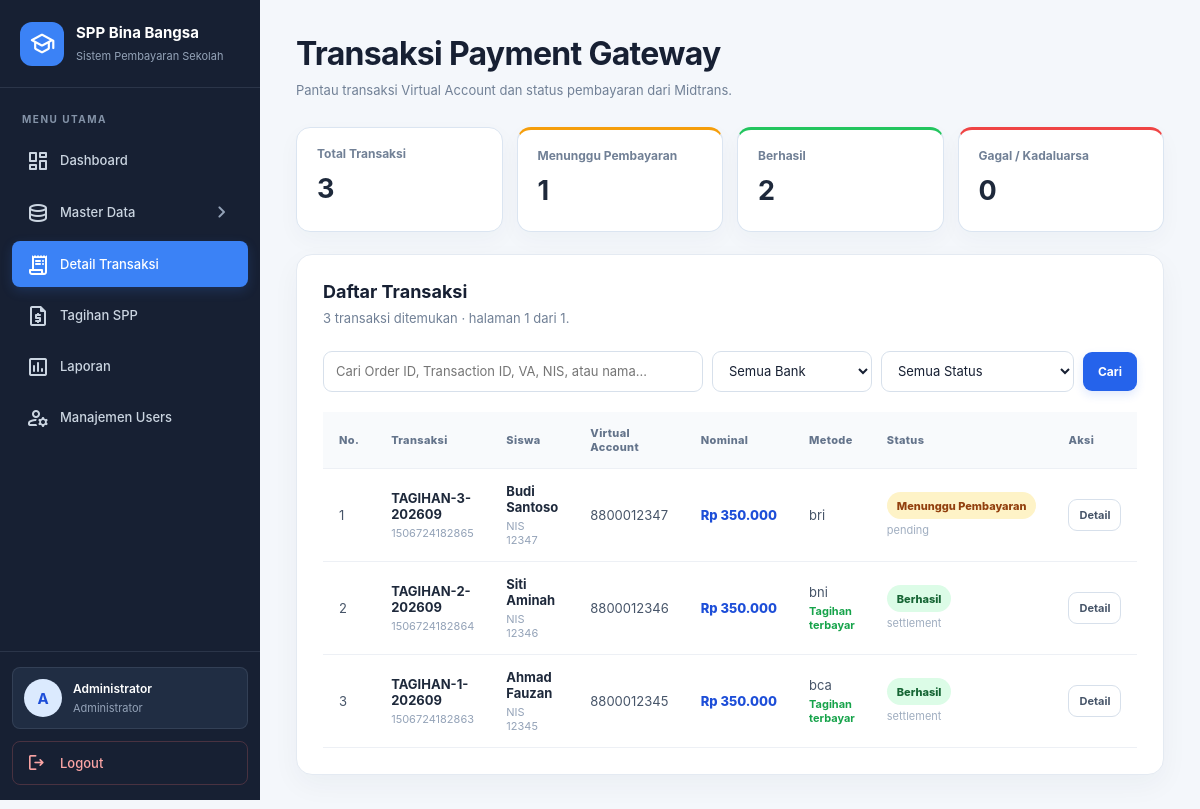
Screenshot of /admin/transaksi.php (signed in) with the database file from the repository.
### tables this page shows
CREATE TABLE `transaksi_payment_gateway` (
  `id_transaksi`      INT UNSIGNED NOT NULL AUTO_INCREMENT,
  `order_id`          VARCHAR(100) NOT NULL COMMENT 'dibuat aplikasi, contoh: TAGIHAN-3-202609',
  `transaction_id`    VARCHAR(100) NULL COMMENT 'dari notifikasi Midtrans',
  `virtual_account`   VARCHAR(20)  NOT NULL,
  `id_siswa`          INT UNSIGNED NULL,
  `tanggal_transaksi` DATE NULL,
  `waktu_transaksi`   DATETIME NULL COMMENT 'transaction_time / settlement_time dari Midtrans',
  `nominal`           BIGINT UNSIGNED NOT NULL,
  `payment_type`      VARCHAR(30) NULL COMMENT 'bank_transfer, qris, e_wallet, dll',
  `payment_channel`   VARCHAR(50) NULL COMMENT 'bca, bni, bri, mandiri, dll',
  `reference_number`  VARCHAR(100) NULL COMMENT 'nomor referensi bank / fraud',
  `status_transaksi`  ENUM('pending','capture','settlement','deny','cancel','expire') NOT NULL DEFAULT 'pending',
  `fraud_status`      ENUM('accept','deny','challenge') NULL,
  `signature_key`     VARCHAR(255) NULL,
  `raw_response`      TEXT NULL COMMENT 'payload notifikasi Midtrans apa adanya',
  `created_at`        DATETIME NOT NULL DEFAULT CURRENT_TIMESTAMP,
  `updated_at`        DATETIME NOT NULL DEFAULT CURRENT_TIMESTAMP ON UPDATE CURRENT_TIMESTAMP,
  PRIMARY KEY (`id_transaksi`),
  UNIQUE KEY `uq_trx_order_id` (`order_id`),
  UNIQUE KEY `uq_trx_transaction_id` (`transaction_id`),
  KEY `fk_trx_siswa` (`id_siswa`),
  KEY `idx_trx_va` (`virtual_account`),
  KEY `idx_trx_status` (`status_transaksi`),
  CONSTRAINT `fk_trx_siswa` FOREIGN KEY (`id_siswa`) REFERENCES `siswa` (`id_siswa`) ON DELETE SET NULL
);

CREATE TABLE `siswa` (
  `id_siswa`       INT UNSIGNED NOT NULL AUTO_INCREMENT,
  `nis`            CHAR(5)     NOT NULL COMMENT '5 digit, menjadi 5 digit terakhir nomor VA',
  `nisn`           CHAR(10)    NULL,
  `nama`           VARCHAR(100) NOT NULL,
  `jenis_kelamin`  ENUM('L','P') NOT NULL,
  `tempat_lahir`   VARCHAR(60) NULL,
  `tanggal_lahir`  DATE        NULL,
  `alamat`         VARCHAR(255) NULL,
  `no_hp`          VARCHAR(20) NULL,
  `nama_orang_tua` VARCHAR(100) NULL,
  `id_kelas`       INT UNSIGNED NOT NULL,
  `id_tahun_ajaran` INT UNSIGNED NOT NULL,
  `id_user`        INT UNSIGNED NULL COMMENT 'akun login siswa',
  `status`         ENUM('aktif','lulus','keluar') NOT NULL DEFAULT 'aktif',
  `created_at`     DATETIME NOT NULL DEFAULT CURRENT_TIMESTAMP,
  `updated_at`     DATETIME NOT NULL DEFAULT CURRENT_TIMESTAMP ON UPDATE CURRENT_TIMESTAMP,
  PRIMARY KEY (`id_siswa`),
  UNIQUE KEY `uq_siswa_nis` (`nis`),
  UNIQUE KEY `uq_siswa_nisn` (`nisn`),
  UNIQUE KEY `uq_siswa_user` (`id_user`),
  KEY `fk_siswa_kelas` (`id_kelas`),
  KEY `fk_siswa_ta` (`id_tahun_ajaran`),
  CONSTRAINT `fk_siswa_kelas` FOREIGN KEY (`id_kelas`) REFERENCES `kelas` (`id_kelas`),
  CONSTRAINT `fk_siswa_ta`    FOREIGN KEY (`id_tahun_ajaran`) REFERENCES `tahun_ajaran` (`id_tahun_ajaran`),
  CONSTRAINT `fk_siswa_user`  FOREIGN KEY (`id_user`) REFERENCES `users` (`id_user`) ON DELETE SET NULL
);

### config/midtrans.php (called while the page is built, shortened)
<?php
function midtrans_status_label(string $status): string
{
    return match ($status) {
        'settlement' => 'Berhasil',
        'capture' => 'Berhasil',
        'pending' => 'Menunggu Pembayaran',
        'deny' => 'Ditolak',
        'cancel' => 'Dibatalkan',
        'expire' => 'Kadaluarsa',
        default => ucfirst($status),
    };
}
function midtrans_status_class(string $status): string
{
    return match ($status) {
        'settlement', 'capture' => 'status-success',
        'pending' => 'status-pending',
        'deny', 'cancel' => 'status-danger',
        'expire' => 'status-expired',
        default => 'status-neutral',
    };
}

### admin/transaksi.php (the view, shortened to what this page needs)
<?php
require_once __DIR__ . '/../config/koneksi.php';
require_once __DIR__ . '/../config/midtrans.php';
function e(mixed $value): string
{
    return htmlspecialchars((string) $value, ENT_QUOTES, 'UTF-8');
}
function rupiah(int|string $nominal): string
{
    return 'Rp ' . number_format((int) $nominal, 0, ',', '.');
}
$q = trim((string) ($_GET['q'] ?? ''));
$conditions = [];
$params = [];
$where = $conditions ? 'WHERE ' . implode(' AND ', $conditions) : '';
$perPage = 10;
$page = max(1, (int) ($_GET['page'] ?? 1));
$countSql = 'SELECT COUNT(*)
             FROM transaksi_payment_gateway t
             LEFT JOIN siswa s ON s.id_siswa = t.id_siswa
             LEFT JOIN virtual_account va ON va.id_siswa = t.id_siswa AND va.status = "aktif"
             ' . $where;
$countStmt = $pdo->prepare($countSql);
$countStmt->execute($params);
$totalRows = (int) $countStmt->fetchColumn();
$totalPages = max(1, (int) ceil($totalRows / $perPage));
$page = min($page, $totalPages);
$offset = ($page - 1) * $perPage;
$sql = 'SELECT t.id_transaksi, t.order_id, t.transaction_id,
               COALESCE(va.nomor_va, t.virtual_account) AS virtual_account,
               t.nominal, t.payment_type, t.payment_channel, t.status_transaksi,
               t.fraud_status, t.waktu_transaksi, t.created_at, t.updated_at,
               s.nis, s.nama,
               p.id_pembayaran,
               ts.bulan, ts.tahun
        FROM transaksi_payment_gateway t
        LEFT JOIN siswa s ON s.id_siswa = t.id_siswa
        LEFT JOIN virtual_account va ON va.id_siswa = t.id_siswa AND va.status = "aktif"
        LEFT JOIN pembayaran p ON p.id_transaksi = t.id_transaksi
        LEFT JOIN tagihan_spp ts ON ts.id_tagihan = p.id_tagihan
        ' . $where . '
        ORDER BY t.created_at DESC, t.id_transaksi DESC
        LIMIT ' . $perPage . ' OFFSET ' . $offset;
$stmt = $pdo->prepare($sql);
$stmt->execute($params);
$daftarTransaksi = $stmt->fetchAll();
$ringkasan = $pdo->query(
    'SELECT
        COUNT(*) AS total,
        SUM(status_transaksi = "pending") AS pending,
        SUM(status_transaksi IN ("capture", "settlement")) AS berhasil,
        SUM(status_transaksi IN ("deny", "cancel", "expire")) AS gagal
     FROM transaksi_payment_gateway'
)->fetch();
?>
<!DOCTYPE html>
<html lang="id">
<head>
    <link rel="stylesheet" href="../assets/css/admin/sidebar.css">
    <link rel="stylesheet" href="../assets/css/admin/transaksi.css">
</head>
<body>
<?php require_once __DIR__ . '/partials/sidebar.php'; ?>
<main class="content">
    <header class="page-heading">
        <div>
            <h1>Transaksi Payment Gateway</h1>
            <p>Pantau transaksi Virtual Account dan status pembayaran dari Midtrans.</p>
        </div>
    </header>
    <section class="summary-grid" aria-label="Ringkasan transaksi">
        <div class="summary-card"><span>Total Transaksi</span><strong><?= (int) ($ringkasan['total'] ?? 0) ?></strong></div>
        <div class="summary-card summary-pending"><span>Menunggu Pembayaran</span><strong><?= (int) ($ringkasan['pending'] ?? 0) ?></strong></div>
        <div class="summary-card summary-success"><span>Berhasil</span><strong><?= (int) ($ringkasan['berhasil'] ?? 0) ?></strong></div>
        <div class="summary-card summary-danger"><span>Gagal / Kadaluarsa</span><strong><?= (int) ($ringkasan['gagal'] ?? 0) ?></strong></div>
    </section>
    <section class="panel">
        <div class="panel-body">
            <div class="list-heading">
                <div>
                    <h2>Daftar Transaksi</h2>
                    <p><?= $totalRows ?> transaksi ditemukan · halaman <?= $page ?> dari <?= $totalPages ?>.</p>
                </div>
            </div>
            <form class="search-form" method="GET" action="transaksi.php">
                <input type="search" name="q" value="<?= e($q) ?>"
                       placeholder="Cari Order ID, Transaction ID, VA, NIS, atau nama...">
                <select name="jenis" aria-label="Filter jenis transaksi">
                    <option value="">Semua Bank</option>
                </select>
                <select name="status" aria-label="Filter status transaksi">
                    <option value="">Semua Status</option>
                </select>
                <button class="btn btn-primary" type="submit">Cari</button>
            </form>
            <div class="table-wrap">
                <table>
                    <thead>
                        <tr>
                            <th>No.</th>
                            <th>Transaksi</th>
                            <th>Siswa</th>
                            <th>Virtual Account</th>
                            <th>Nominal</th>
                            <th>Metode</th>
                            <th>Status</th>
                            <th>Aksi</th>
                        </tr>
                    </thead>
                    <tbody>
                    <?php if (!$daftarTransaksi): ?>
                        <tr><td colspan="8" class="empty-state">Belum ada transaksi yang sesuai.</td></tr>
                    <?php else: ?>
                        <?php foreach ($daftarTransaksi as $i => $trx): ?>
                            <tr>
                                <td><?= $offset + $i + 1 ?></td>
                                <td>
                                    <strong><?= e($trx['order_id']) ?></strong>
                                    <small><?= e($trx['transaction_id'] ?: 'Transaction ID belum tersedia') ?></small>
                                </td>
                                <td>
                                    <strong><?= e($trx['nama'] ?: 'Siswa tidak ditemukan') ?></strong>
                                    <small><?= $trx['nis'] ? 'NIS ' . e($trx['nis']) : '-' ?></small>
                                </td>
                                <td><?= e($trx['virtual_account'] ?: '-') ?></td>
                                <td class="nominal-cell"><?= e(rupiah($trx['nominal'])) ?></td>
                                <td>
                                    <?= e($trx['payment_channel'] ?: $trx['payment_type'] ?: '-') ?>
                                    <?php if ((int) $trx['id_pembayaran'] > 0): ?>
                                        <small class="paid-note">Tagihan terbayar</small>
                                    <?php endif; ?>
                                </td>
                                <td>
                                    <span class="status <?= e(midtrans_status_class($trx['status_transaksi'])) ?>">
                                        <?= e(midtrans_status_label($trx['status_transaksi'])) ?>
                                    </span>
                                    <small class="raw-status"><?= e($trx['status_transaksi']) ?></small>
                                </td>
                                <td>
                                    <a class="btn btn-secondary btn-small"
                                       href="detail_transaksi.php?id=<?= (int) $trx['id_transaksi'] ?>">Detail</a>
                                </td>
                            </tr>
                        <?php endforeach; ?>
                    <?php endif; ?>
                    </tbody>
                </table>
            </div>
        </div>
    </section>
</main>
</body>
</html>

### assets/css/admin/sidebar.css (style rules this page uses)
:root { --sidebar-bg: #172033; --sidebar-surface: #202d43; --sidebar-hover: #293951; --sidebar-primary: #3b82f6; --sidebar-text: #cbd5e1; --sidebar-muted: #94a3b8; --sidebar-border: rgba(148, 163, 184, 0.16); --sidebar-width: 260px; --sidebar-radius: 8px; --sidebar-transition: 0.22s ease; }

### assets/css/admin/transaksi.css (style rules this page uses)
:root { --page-bg: #f4f7fb; --card: #ffffff; --ink: #172033; --muted: #718096; --line: #e4eaf2; --blue: #2563eb; --blue-dark: #1d4ed8; }
* { box-sizing: border-box; }
body { margin: 0; background: var(--page-bg); color: var(--ink); font-family: Inter, "Segoe UI", Arial, sans-serif; }
.content { min-height: 100vh; margin-left: 260px; padding: 34px clamp(18px, 3vw, 42px); }
.page-heading { margin-bottom: 26px; }
.page-heading h1, .detail-topbar h1 { margin: 0 0 7px; font-size: clamp(25px, 3vw, 32px); letter-spacing: -.7px; }
.page-heading p, .list-heading p, .detail-topbar p { margin: 0; color: var(--muted); font-size: 13px; line-height: 1.6; }
.summary-grid { display: grid; grid-template-columns: repeat(4, minmax(0, 1fr)); gap: 14px; margin-bottom: 22px; }
.summary-card { min-height: 105px; padding: 18px 20px; border: 1px solid #dbe5f1; border-radius: 14px; background: #fff; box-shadow: 0 8px 22px rgba(31, 51, 80, .035); }
.summary-card span { display: block; color: #718096; font-size: 12px; font-weight: 700; }
.summary-card strong { display: block; margin-top: 11px; color: #1e293b; font-size: 27px; letter-spacing: -.5px; }
.summary-pending { border-top: 3px solid #f59e0b; }
.summary-success { border-top: 3px solid #22c55e; }
.summary-danger { border-top: 3px solid #ef4444; }
.panel { overflow: hidden; border: 1px solid var(--line); border-radius: 16px; background: var(--card); box-shadow: 0 10px 28px rgba(31, 51, 80, .045); }
.panel-body { padding: 26px; }
.list-heading { display: flex; align-items: center; justify-content: space-between; gap: 16px; margin-bottom: 22px; }
.list-heading h2 { margin: 0 0 6px; font-size: 18px; }
.search-form { display: flex; align-items: center; gap: 9px; width: 100%; margin-bottom: 20px; }
.search-form input, .search-form select { min-height: 41px; padding: 0 12px; border: 1px solid #d7e0eb; border-radius: 9px; outline: 0; background: #fff; color: var(--ink); font: inherit; font-size: 13px; }
.search-form input { flex: 1 1 auto; min-width: 0; }
.search-form select { flex: 0 0 160px; cursor: pointer; }
.table-wrap { width: 100%; overflow-x: auto; }
.table-wrap table { width: 100%; border-collapse: collapse; }
.table-wrap th, .table-wrap td { padding: 14px 16px; border-bottom: 1px solid #edf0f5; text-align: left; vertical-align: middle; }
.table-wrap th { background: #f8fafc; color: #64748b; font-size: 11px; font-weight: 800; letter-spacing: .35px; }
.table-wrap td { color: #475569; font-size: 13px; }
.table-wrap td strong { display: block; color: #1e293b; }
.table-wrap td small { display: block; margin-top: 4px; color: #94a3b8; font-size: 11px; }
.nominal-cell { color: #1d4ed8 !important; font-weight: 800; white-space: nowrap; }
.paid-note { color: #16a34a !important; font-weight: 700; }
.raw-status { color: #a0aec0 !important; }
.status { display: inline-flex; align-items: center; min-height: 27px; padding: 0 10px; border-radius: 999px; font-size: 11px; font-weight: 800; white-space: nowrap; }
.status-success { background: #dcfce7; color: #166534; }
.status-pending { background: #fef3c7; color: #92400e; }
.btn { display: inline-flex; align-items: center; justify-content: center; min-height: 39px; padding: 0 14px; border: 1px solid transparent; border-radius: 9px; font: inherit; font-size: 12px; font-weight: 750; text-decoration: none; cursor: pointer; transition: .2s ease; }
.btn-primary { background: var(--blue); color: #fff; box-shadow: 0 4px 10px rgba(37, 99, 235, .14); }
.btn-secondary { border-color: #d7e0eb; background: #fff; color: #475569; }
.btn-small { min-height: 32px; padding: 0 10px; font-size: 11px; }

### rows the page displays
transaksi_payment_gateway: i "1", order "TAGIHAN-3-202609", transaction "1506724182865", id_siswa.nama "Budi Santoso", id_siswa.nis "12347", virtual_account "8800012347", nominal "Rp 350.000", payment_channel "bri", status_transaksi "Menunggu Pembayaran", status_transaksi "pending"
transaksi_payment_gateway: i "2", order "TAGIHAN-2-202609", transaction "1506724182864", id_siswa.nama "Siti Aminah", id_siswa.nis "12346", virtual_account "8800012346", nominal "Rp 350.000", payment_channel "bni", shows "Tagihan terbayar", status_transaksi "Berhasil", status_transaksi "settlement"
transaksi_payment_gateway: i "3", order "TAGIHAN-1-202609", transaction "1506724182863", id_siswa.nama "Ahmad Fauzan", id_siswa.nis "12345", virtual_account "8800012345", nominal "Rp 350.000", payment_channel "bca", shows "Tagihan terbayar", status_transaksi "Berhasil", status_transaksi "settlement"

### other values shown
$userInitial "A"
$userName "Administrator"
$ringkasan['total'] "3"
$ringkasan['pending'] "1"
$ringkasan['berhasil'] "2"
$ringkasan['gagal'] "0"
$totalRows "3"
$page "1"
$totalPages "1"
